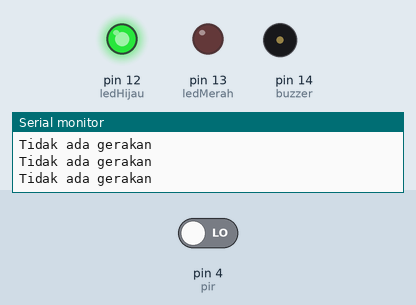
The sketch below on a simulated Arduino Uno, built with avr-gcc and run on an emulated ATmega328P. Shown: output pins drawn as LEDs (lit = HIGH), buzzer (waves = sounding, pin HIGH), the last lines printed to the serial monitor. The test bench sets the inputs (shaded band); at power-on: pin 4 (pir) LOW.

Above: at 1.2 s.
1.3 s: pin 4 (pir) driven HIGH
At 2.5 s:
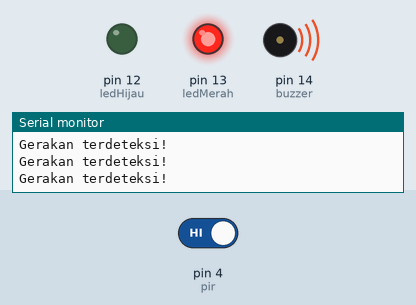
2.9 s: pin 4 (pir) driven LOW
At 3.8 s:
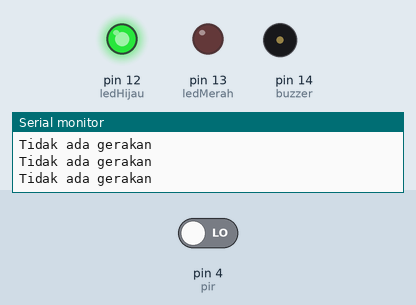
Timing chart, 0 to 5.9 s (numbered marks = the images above; inputs shaded):
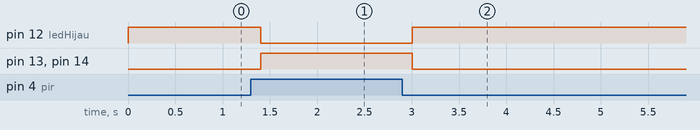

The sketch:

pir.ino
```cpp
// ============================================================
// SUGGESTION:
// ledHijau memakai GPIO12 (MTDI) — strapping pin, hindari utk output.
// -> Ganti ledHijau ke pin bebas, misal GPIO18 (ledMerah & buzzer aman).
// NOTE: pir di GPIO4 aman utk digitalRead, tapi hindari analogRead di
// pin ini saat WiFi aktif (GPIO4 termasuk ADC2).
// ============================================================
const int pir = 4;
const int ledMerah = 13;
const int ledHijau = 12;
const int buzzer = 14;

int statusPIR;

void setup() {
  Serial.begin(9600);

  pinMode(pir, INPUT);
  pinMode(ledMerah, OUTPUT);
  pinMode(ledHijau, OUTPUT);
  pinMode(buzzer, OUTPUT);
}

void loop() {
  statusPIR = digitalRead(pir);

  if (statusPIR == HIGH) {
    // Gerakan terdeteksi
    digitalWrite(ledMerah, HIGH);
    digitalWrite(ledHijau, LOW);
    digitalWrite(buzzer, HIGH);

    Serial.println("Gerakan terdeteksi!");
  } else {
    // Tidak ada gerakan
    digitalWrite(ledMerah, LOW);
    digitalWrite(ledHijau, HIGH);
    digitalWrite(buzzer, LOW);

    Serial.println("Tidak ada gerakan");
  }

  delay(200);
}
```

Measured:
- after the input at 1.3 s, pin 12 (ledHijau): HIGH → LOW after 0.10 s; pin 13 (ledMerah), pin 14 (buzzer): LOW → HIGH after 0.10 s
- after the input at 2.9 s, pin 12 (ledHijau): LOW → HIGH after 0.10 s; pin 13 (ledMerah), pin 14 (buzzer): HIGH → LOW after 0.10 s
